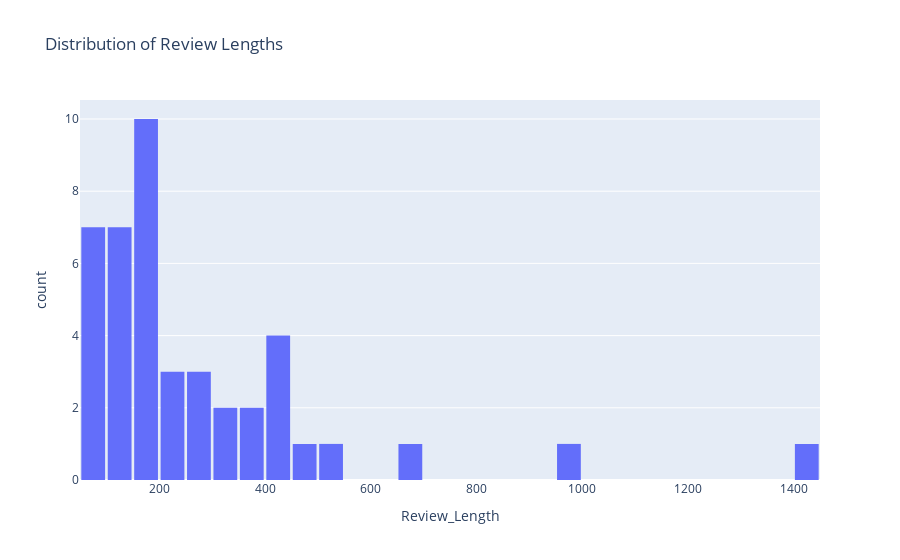

Write notebook code for a chart like this one.
### Code cell
# Length of Reviews
reviews_df['Review_Length'] = reviews_df['Pros'].str.len() + reviews_df['Cons'].str.len()
fig = px.histogram(reviews_df, x='Review_Length', nbins=30, title='Distribution of Review Lengths')
fig.update_layout(bargap=0.1)
fig.show()

### Figure 1 — Plotly figure (JSON) as saved in the notebook; plotly's stock layout.template omitted (floating-point values rounded to 4 significant figures)
{"data": [{"alignmentgroup": "True", "bingroup": "x", "hovertemplate": "Review_Length=%{x}<br>count=%{y}<extra></extra>", "legendgroup": "", "marker": {"color": "#636efa", "pattern": {"shape": ""}}, "name": "", "nbinsx": 30, "offsetgroup": "", "orientation": "v", "showlegend": false, "type": "histogram", "x": [442, 974, 146, 1406, 101, 209, 442, 133, 213, 283, 333, 400, 98, 193, 164, 182, 182, 104, 152, 174, 71, 212, 196, 160, 93, 114, 84, 121, 544, 362, 491, 148, 447, 303, 157, 695, 390, 267, 252, 155, 79, 63, 92], "xaxis": "x", "yaxis": "y"}], "layout": {"bargap": 0.1, "barmode": "relative", "legend": {"tracegroupgap": 0}, "title": {"text": "Distribution of Review Lengths"}, "xaxis": {"anchor": "y", "domain": [0, 1], "title": {"text": "Review_Length"}}, "yaxis": {"anchor": "x", "domain": [0, 1], "title": {"text": "count"}}}}
